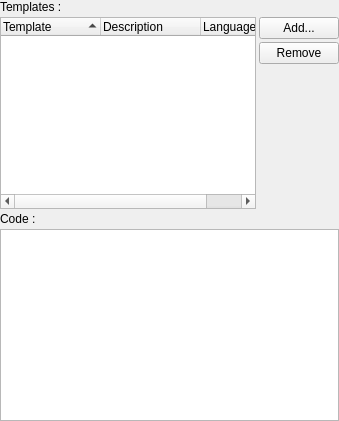
     <widget class="QWidget" name="pAbbreviations">
      <layout class="QVBoxLayout">
       <property name="spacing">
        <number>3</number>
       </property>
       <property name="margin">
        <number>0</number>
       </property>
       <item>
        <widget class="QLabel" name="lAbbreviationsTemplates">
         <property name="text">
          <string>Templates :</string>
         </property>
        </widget>
       </item>
       <item>
        <layout class="QGridLayout">
         <property name="spacing">
          <number>3</number>
         </property>
         <item row="1" column="1">
          <widget class="QPushButton" name="pbAbbreviationsRemove">
           <property name="text">
            <string>Remove</string>
           </property>
          </widget>
         </item>
         <item row="0" column="0" rowspan="3">
          <widget class="QTreeWidget" name="twAbbreviations">
           <property name="editTriggers">
            <set>QAbstractItemView::NoEditTriggers</set>
           </property>
           <property name="alternatingRowColors">
            <bool>true</bool>
           </property>
           <property name="rootIsDecorated">
            <bool>false</bool>
           </property>
           <property name="itemsExpandable">
            <bool>false</bool>
           </property>
           <property name="sortingEnabled">
            <bool>true</bool>
           </property>
           <property name="allColumnsShowFocus">
            <bool>true</bool>
           </property>
           <column>
            <property name="text">
             <string>Template</string>
            </property>
           </column>
           <column>
            <property name="text">
             <string>Description</string>
            </property>
           </column>
           <column>
            <property name="text">
             <string>Language</string>
            </property>
           </column>
          </widget>
         </item>
         <item row="0" column="1">
          <widget class="QPushButton" name="pbAbbreviationsAdd">
           <property name="text">
            <string>Add...</string>
           </property>
          </widget>
         </item>
         <item row="2" column="1">
          <spacer>
           <property name="orientation">
            <enum>Qt::Vertical</enum>
           </property>
           <property name="sizeHint" stdset="0">
            <size>
             <width>20</width>
             <height>16</height>
            </size>
           </property>
          </spacer>
         </item>
        </layout>
       </item>
       <item>
        <widget class="QLabel" name="lAbbreviationsCode">
         <property name="text">
          <string>Code :</string>
         </property>
        </widget>
       </item>
       <item>
        <widget class="QTextEdit" name="teAbbreviationsCode">
         <property name="lineWrapMode">
          <enum>QTextEdit::NoWrap</enum>
         </property>
         <property name="tabStopWidth">
          <number>40</number>
         </property>
         <property name="acceptRichText">
          <bool>false</bool>
         </property>
        </widget>
       </item>
      </layout>
     </widget>
